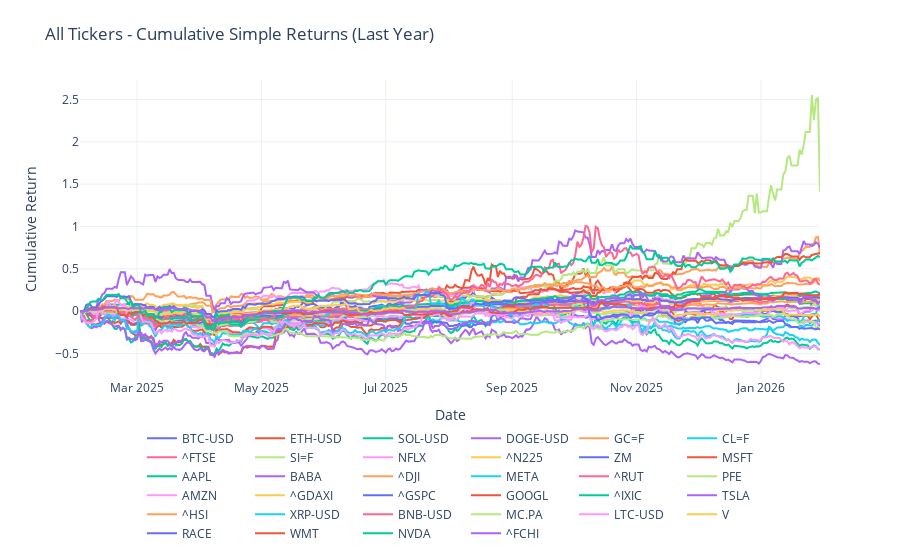

Notebook code cell kept with this figure:
### Code cell
# plot cumprod_simple
fig = go.Figure()
for column in cumprod_simple.columns:
    fig.add_trace(
        go.Scatter(
            x=cumprod_simple.index,
            y=cumprod_simple[column],
            mode="lines",
            name=column,
        )
    )

fig.update_layout(
    title="All Tickers - Cumulative Simple Returns (Last Year)",
    xaxis_title="Date",
    yaxis_title="Cumulative Return",
    legend=dict(orientation="h", yanchor="top", y=-0.15, xanchor="center", x=0.5),
    template="plotly_white",
    margin=dict(t=80, b=120),
)
fig.show()

### Figure 1 — Plotly figure (JSON) as saved in the notebook; plotly's stock layout.template omitted (floating-point values rounded to 4 significant figures; data arrays with more than 128 entries replaced by an {"elided": "..."} marker saying what was removed)
{"data": [{"mode": "lines", "name": "BTC-USD", "type": "scatter", "x": {"elided": "364 str values"}, "y": {"elided": "364 float values"}}, {"mode": "lines", "name": "ETH-USD", "type": "scatter", "x": {"elided": "364 str values"}, "y": {"elided": "364 float values"}}, {"mode": "lines", "name": "SOL-USD", "type": "scatter", "x": {"elided": "364 str values"}, "y": {"elided": "364 float values"}}, {"mode": "lines", "name": "DOGE-USD", "type": "scatter", "x": {"elided": "364 str values"}, "y": {"elided": "364 float values"}}, {"mode": "lines", "name": "GC=F", "type": "scatter", "x": {"elided": "364 str values"}, "y": {"elided": "364 float values"}}, {"mode": "lines", "name": "CL=F", "type": "scatter", "x": {"elided": "364 str values"}, "y": {"elided": "364 float values"}}, {"mode": "lines", "name": "^FTSE", "type": "scatter", "x": {"elided": "364 str values"}, "y": {"elided": "364 float values"}}, {"mode": "lines", "name": "SI=F", "type": "scatter", "x": {"elided": "364 str values"}, "y": {"elided": "364 float values"}}, {"mode": "lines", "name": "NFLX", "type": "scatter", "x": {"elided": "364 str values"}, "y": {"elided": "364 float values"}}, {"mode": "lines", "name": "^N225", "type": "scatter", "x": {"elided": "364 str values"}, "y": {"elided": "364 float values"}}, {"mode": "lines", "name": "ZM", "type": "scatter", "x": {"elided": "364 str values"}, "y": {"elided": "364 float values"}}, {"mode": "lines", "name": "MSFT", "type": "scatter", "x": {"elided": "364 str values"}, "y": {"elided": "364 float values"}}, {"mode": "lines", "name": "AAPL", "type": "scatter", "x": {"elided": "364 str values"}, "y": {"elided": "364 float values"}}, {"mode": "lines", "name": "BABA", "type": "scatter", "x": {"elided": "364 str values"}, "y": {"elided": "364 float values"}}, {"mode": "lines", "name": "^DJI", "type": "scatter", "x": {"elided": "364 str values"}, "y": {"elided": "364 float values"}}, {"mode": "lines", "name": "META", "type": "scatter", "x": {"elided": "364 str values"}, "y": {"elided": "364 float values"}}, {"mode": "lines", "name": "^RUT", "type": "scatter", "x": {"elided": "364 str values"}, "y": {"elided": "364 float values"}}, {"mode": "lines", "name": "PFE", "type": "scatter", "x": {"elided": "364 str values"}, "y": {"elided": "364 float values"}}, {"mode": "lines", "name": "AMZN", "type": "scatter", "x": {"elided": "364 str values"}, "y": {"elided": "364 float values"}}, {"mode": "lines", "name": "^GDAXI", "type": "scatter", "x": {"elided": "364 str values"}, "y": {"elided": "364 float values"}}, {"mode": "lines", "name": "^GSPC", "type": "scatter", "x": {"elided": "364 str values"}, "y": {"elided": "364 float values"}}, {"mode": "lines", "name": "GOOGL", "type": "scatter", "x": {"elided": "364 str values"}, "y": {"elided": "364 float values"}}, {"mode": "lines", "name": "^IXIC", "type": "scatter", "x": {"elided": "364 str values"}, "y": {"elided": "364 float values"}}, {"mode": "lines", "name": "TSLA", "type": "scatter", "x": {"elided": "364 str values"}, "y": {"elided": "364 float values"}}, {"mode": "lines", "name": "^HSI", "type": "scatter", "x": {"elided": "364 str values"}, "y": {"elided": "364 float values"}}, {"mode": "lines", "name": "XRP-USD", "type": "scatter", "x": {"elided": "364 str values"}, "y": {"elided": "364 float values"}}, {"mode": "lines", "name": "BNB-USD", "type": "scatter", "x": {"elided": "364 str values"}, "y": {"elided": "364 float values"}}, {"mode": "lines", "name": "MC.PA", "type": "scatter", "x": {"elided": "364 str values"}, "y": {"elided": "364 float values"}}, {"mode": "lines", "name": "LTC-USD", "type": "scatter", "x": {"elided": "364 str values"}, "y": {"elided": "364 float values"}}, {"mode": "lines", "name": "V", "type": "scatter", "x": {"elided": "364 str values"}, "y": {"elided": "364 float values"}}, {"mode": "lines", "name": "RACE", "type": "scatter", "x": {"elided": "364 str values"}, "y": {"elided": "364 float values"}}, {"mode": "lines", "name": "WMT", "type": "scatter", "x": {"elided": "364 str values"}, "y": {"elided": "364 float values"}}, {"mode": "lines", "name": "NVDA", "type": "scatter", "x": {"elided": "364 str values"}, "y": {"elided": "364 float values"}}, {"mode": "lines", "name": "^FCHI", "type": "scatter", "x": {"elided": "364 str values"}, "y": {"elided": "364 float values"}}], "layout": {"legend": {"orientation": "h", "x": 0.5, "xanchor": "center", "y": -0.15, "yanchor": "top"}, "margin": {"b": 120, "t": 80}, "title": {"text": "All Tickers - Cumulative Simple Returns (Last Year)"}, "xaxis": {"title": {"text": "Date"}}, "yaxis": {"title": {"text": "Cumulative Return"}}}}
